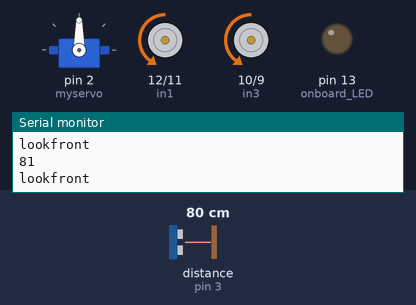
Recording of a sketch running on a simulated Arduino Uno, built with avr-gcc and run on an emulated ATmega328P. Shown: servo, motor-driver pin pairs drawn as motors (green arrow = first pin HIGH = forward, orange = second pin HIGH = backward, longer = more drive, scaled by the enable pin), output pins drawn as LEDs (lit = HIGH), the last lines printed to the serial monitor. The test bench sets the inputs (shaded band); at power-on: distance to the obstacle (sensor on pin 3) 80 cm. The echo pulse lasts 58.3 µs per cm.

Above: at 1.2 s.
1.3 s: distance to the obstacle (sensor on pin 3) set to 45 cm
2.8 s: distance to the obstacle (sensor on pin 3) set to 35 cm
At 3.7 s:
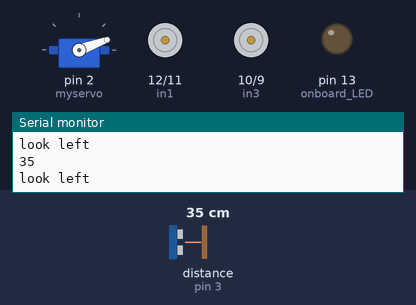
5.8 s: distance to the obstacle (sensor on pin 3) set to 60 cm
At 7.8 s:
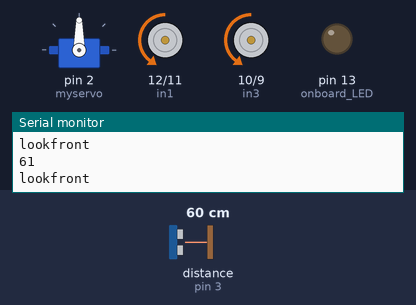
8.1 s: distance to the obstacle (sensor on pin 3) set to 2 cm
At 9.8 s:
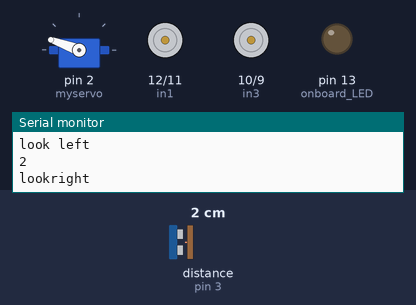
Timing chart, 0 to 12.1 s (numbered marks = the images above; inputs shaded):
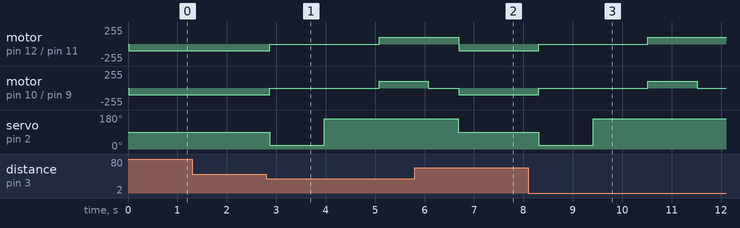

Measured:
- the behaviour switches between 41 and 40 cm on distance to the obstacle (sensor on pin 3) (found by bisection; images 0 and 1)
- after the input at 2.8 s, motor on pin 12 (in1) / pin 11 (in2), motor on pin 10 (in3) / pin 9 (in4): backward 100/255 → stopped after 0.07 s, → forward 100/255 2.2 s later; servo on pin 2 (myservo): 90° → 20° after 0.07 s, → 160° 1.1 s later
- after the input at 5.8 s, motor on pin 12 (in1) / pin 11 (in2): forward 100/255 → backward 100/255 after 0.89 s
- after the input at 8.1 s, motor on pin 12 (in1) / pin 11 (in2): backward 100/255 → stopped after 0.22 s, → forward 100/255 2.2 s later; motor on pin 10 (in3) / pin 9 (in4): backward 100/255 → stopped after 0.22 s, → forward 100/255 2.2 s later, → stopped 1.0 s later; servo on pin 2 (myservo): 90° → 20° after 0.22 s, → 160° 1.1 s later

The sketch:

car345.ino
```cpp
// Include NewPing Library (ultrasonic~)
#include "NewPing.h"
#include <Servo.h>

// Hook up HC-SR04 with Trig to Arduino Pin 9, Echo to Arduino pin 10
Servo myservo;
int pos = 90;
#define TRIGGER_PIN 4
#define ECHO_PIN 3

// Maximum distance we want to ping for (in centimeters).
#define MAX_DISTANCE 5000

int distance = 0;
bool checkdist = false;
bool obstacleDetectedl = false;
bool obstacleDetectedr = false;

// NewPing setup of pins and maximum distance.
NewPing sonar(TRIGGER_PIN, ECHO_PIN, MAX_DISTANCE);

// Motor A connections (motors~)
int enA = 5;
int in1 = 12;
int in2 = 11;
// Motor B connections
int enB = 6;
int in3 = 10;
int in4 = 9;

#include <SoftwareSerial.h>
SoftwareSerial HM10(0, 1); // RX = 0, TX = 1
char appData;
String inData = "";

void setup() {
  //ultrasonic
  Serial.begin(9600);
  myservo.attach(2);

	// Set all the motor control pins to outputs
	pinMode(enA, OUTPUT);
	pinMode(enB, OUTPUT);
	pinMode(in1, OUTPUT);
	pinMode(in2, OUTPUT);
	pinMode(in3, OUTPUT);
	pinMode(in4, OUTPUT);

	// Turn off motors - Initial state
	digitalWrite(in1, LOW);
	digitalWrite(in2, LOW);
	digitalWrite(in3, LOW);
	digitalWrite(in4, LOW);

  //bluetooth
  Serial.begin(9600);
  Serial.println("HM10 serial started at 9600");
  HM10.begin(9600); // set HM10 serial at 9600 baud rate
  pinMode(13, OUTPUT); // onboard LED
  digitalWrite(13, LOW); // switch OFF LED

}

void loop() {
  carcar();
}

// This function lets you control spinning direction of motors
void carfwd() {
	// Set motors to maximum speed
	// For PWM maximum possible values are 0 to 100
	analogWrite(enA, 100);
	analogWrite(enB, 100);

	// Turn on motor A & B
	digitalWrite(in1, LOW);
	digitalWrite(in2, HIGH);
	digitalWrite(in3, LOW);
	digitalWrite(in4, HIGH);
}

void carstop() {
	// Turn on motor A & B
	digitalWrite(in1, LOW);
	digitalWrite(in2, LOW);
	digitalWrite(in3, LOW);
	digitalWrite(in4, LOW);
}

void turnleft(){
	analogWrite(enA, 100);
	analogWrite(enB, 100);

	// Turn on motor A & B
	digitalWrite(in1, LOW);
	digitalWrite(in2, LOW);
	digitalWrite(in3, LOW);
	digitalWrite(in4, HIGH);
  delay(200);
}

void turnright(){
	analogWrite(enA, 100);
	analogWrite(enB, 100);

	// Turn on motor A & B
	digitalWrite(in1, LOW);
	digitalWrite(in2, HIGH);
	digitalWrite(in3, LOW);
	digitalWrite(in4, LOW);
  delay(200);
}

void turnreverse(){
	analogWrite(enA, 100);
	analogWrite(enB, 100);

	// Turn on motor A & B
	digitalWrite(in1, HIGH);
	digitalWrite(in2, LOW);
	digitalWrite(in3, HIGH);
	digitalWrite(in4, LOW);
  delay(1000);

	// Turn on motor A & B
	digitalWrite(in1, HIGH);
	digitalWrite(in2, LOW);
	digitalWrite(in3, LOW);
	digitalWrite(in4, LOW);
  delay(200);
}

int servoRh(){
      pos = 115;
      myservo.write(pos);
      delay(200);
      int distance3 = sonar.ping_cm();
      delay(50);
      return distance3;
}
int servoLh(){
      pos = 60;
      myservo.write(pos);
      delay(200);
      int distance2 = sonar.ping_cm();
      Serial.println(distance2);
      delay(50);
      return distance2;
}

int servoR(){
      carstop();
      pos = 160;
      myservo.write(pos);
      Serial.println("lookright");
      delay(500);
      int distance3 = sonar.ping_cm();
      delay(50);
      return distance3;
}
int servoL(){
      carstop();
      pos = 20;
      myservo.write(pos);
      Serial.println("look left");
      delay(500);
      int distance2 = sonar.ping_cm();
      Serial.println(distance2);
      delay(50);
      return distance2;
}
int servoF(){
      pos = 90;
      myservo.write(pos);
      Serial.println("lookfront");
      int distance1 = sonar.ping_cm();

      return distance1;
}

void carcar(){
  Serial.println(distance);
  distance = sonar.ping_cm();
  if (distance <= 40 && distance != 0){
    carstop();
    if(servoL()<= 40 && servoL() != 0){
      if(servoR()<= 40 && servoR() != 0){
        turnreverse();
      }
      else{
        turnleft();
      }
    }
    else{
      turnright();
    }
  }
  else{
    servoF();
    carfwd();
  }
  delay(400);
}
```
